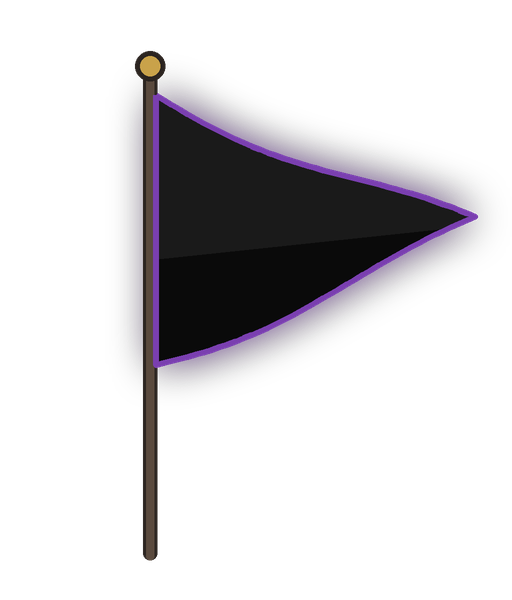
#> input picture assets/flags/flag_black.png, 512 x 600 px
$ python -i make_vconte.py   (imports and definitions only)
#> lines starting #> are read from the running program, lines starting #| are printed output that depends on the picture
#> further down, picture is the input picture: PIL image 512x600 RGBA; mean R, G, B, A 8.8, 6.1, 10.4, 47.7
"""第1話B4「ざまぁ回収」のVコンテ（仮映像）を生成する。

基準画像から切り抜いたキャラ（なければ簡単な図形）と簡単な背景を置き、カット表どおりの尺・カメラ・
セリフ字幕・旗・テロップを入れた縦型動画を作る。テンポと構図の確認用。

出力: assets/vconte/b4_vconte.mp4（540x960、24fps、無音）
使い方: python3 tools/make_vconte.py
"""
import math
import random
import subprocess
from pathlib import Path

from PIL import Image, ImageDraw, ImageFont

ROOT = Path(__file__).resolve().parent.parent
OUT = ROOT / "assets" / "vconte"
FLAGS = ROOT / "assets" / "flags"
SPRITES = ROOT / "assets" / "design" / "sprites"
FONT = "/usr/share/fonts/opentype/ipafont-gothic/ipag.ttf"

FW, FH = 540, 960  # 出力フレーム
SW, SH = 720, 1280  # シーン（カメラで切り出す元）
FPS = 24
TELOP = "追放された鑑定士の警告を\n無視した勇者の末路"

CHAR = {
    "alto": {"name": "アルト", "hair": "#2B2D33", "body": "#2E3A55"},
    "gald": {"name": "ガルド", "hair": "#E8C35A", "body": "#D4AF37", "cape": "#C8102E"},
    "pipi": {"name": "ピピ", "hair": "#D9B99B", "body": "#3F5A4A"},
    "doran": {"name": "ドラン", "hair": None, "body": "#7E848C"},
}
SKIN = "#F3D9C4"
LINE = "#1E1A17"

_fonts = {}


# [39 lines left out: functions font, draw_char, not called in this run]


_sprite_cache = {}


# [26 lines left out: functions sprite, place, not called in this run]


_flag_cache = {}


# [25 lines left out: functions flag_image, paste_flag, not called in this run]


def sepia(img):
    g = img.convert("L")
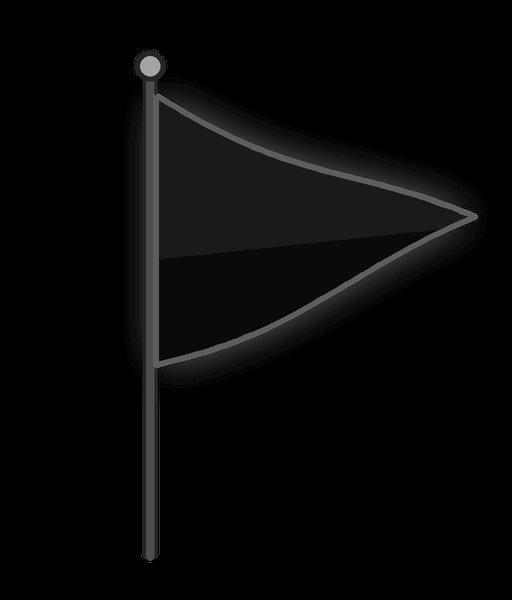
#> g: PIL image 512x600 L; min 0, max 178, mean 7.4
    return Image.merge("RGB", [g.point(lambda v: min(255, int(v * 1.07 + 20))),
                               g.point(lambda v: int(v * 0.95 + 10)),
                               g.point(lambda v: int(v * 0.78))]).convert("RGBA")
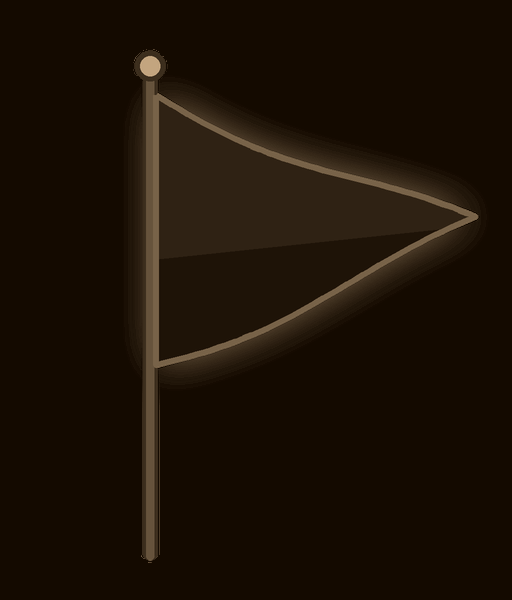
#> returned value: PIL image 512x600 RGBA; mean R, G, B, A 27.7, 16.9, 5.6, 255


# ---------- シーン ----------

def bg(color):
    return Image.new("RGBA", (SW, SH), color)


# [170 lines left out: functions scene_c01, scene_c02, scene_c03, scene_c04, scene_c05, scene_c06 and 8 more, not called in this run]


# ---------- カット表 ----------
# (番号, 秒, シーン関数, カメラ, セリフ, SE/メモ)
CUTS = [
    ("C01", 3, scene_c01, "push", "アルト「今日、扉は開けない\nほうがいいですよ」", "振り返り"),
    ("C02", 3, scene_c02, "static", "ガルド「俺は勇者だ。\n扉は、開けるためにある」", "振り返り"),
    ("C03", 5, scene_c03, "tilt", "", "SE：重低音のドーン"),
    ("C04", 5, scene_c04, "static", "ピピ「ね、ねえガルド。\nさっきアルトが言ってた\n『扉』って……」", ""),
    ("C05", 6, scene_c05, "push", "ガルド「ハッ、偶然だ。それに――\nフラグなんてものは、\n俺がへし折ってやる」", "旗：赤→黒"),
    ("C06", 3, scene_c06, "static", "ドラン「……それ、フラグ」", "前後に0.5秒の無音"),
    ("C07", 6, scene_c07, "static", "", "SE：ギィィィ（扉）"),
    ("C08", 4, scene_c08, "static", "ピピ「『ハズレ』」", ""),
    ("C09", 3, scene_c09, "shake", "", "SE：ゴゴゴゴゴ"),
    ("C10", 6, scene_c10, "shake", "ガルド「なんでだああああ！！」", "SE：崩落＋水＋ポヨン"),
    ("C11", 8, scene_c11, "static", "アルト「……だから言ったのに」", "SE：遠くでドゴォォン／BGM切替"),
    ("C12", 8, scene_c12, "static", "ガルド「あ、あいつ……\n許さねえ……」", ""),
    ("C13", 6, scene_c13, "push13", "（N）勇者のフラグは、\nまだ折れていない", "旗の文字：扉→逆恨み"),
    ("C14", 4, scene_c14, "static", "", "SE：ポキッ"),
]


# [65 lines left out: functions camera, overlay, main, not called in this run]


# [2 lines not run here, left out]

>>> from PIL import Image
>>> picture = Image.open('../assets/flags/flag_black.png')
>>> result = sepia(picture)

$ run again, on assets/flags/flag_orange_broken_bottom.png
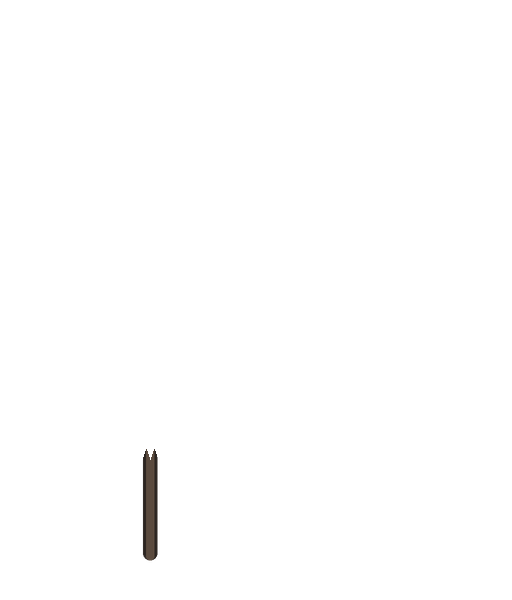
#> input picture assets/flags/flag_orange_broken_bottom.png, 512 x 600 px
#> picture is the input picture: PIL image 512x600 RGBA; mean R, G, B, A 34.4, 20.8, 9.5, 1.3
#> in sepia, `g = img.convert("L")`:
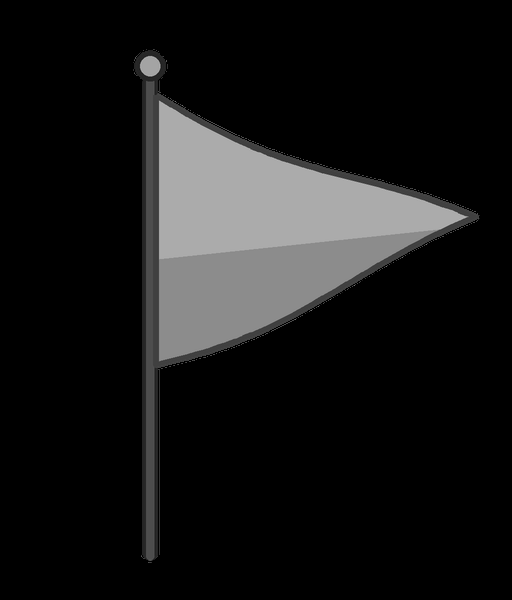
#> g: PIL image 512x600 L; min 0, max 181, mean 23.6
#> in sepia, `return Image.merge("RGB", [g.point(lambda v: min(255, int(v * 1.07 + 2..`:
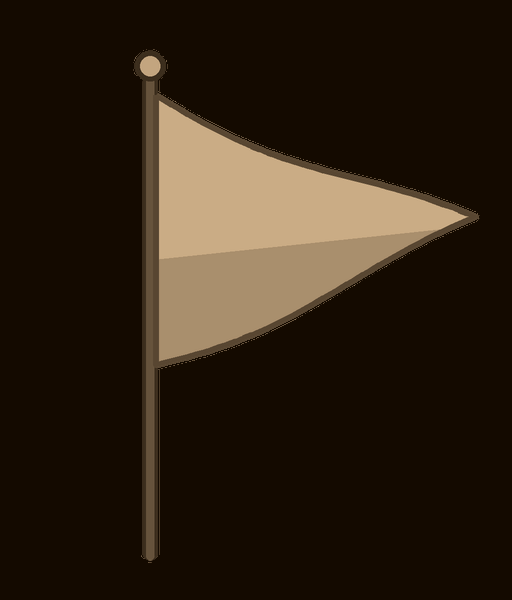
#> returned value: PIL image 512x600 RGBA; mean R, G, B, A 45.1, 32.3, 18.3, 255

$ run again, on assets/flags/flag_orange_broken_top.png
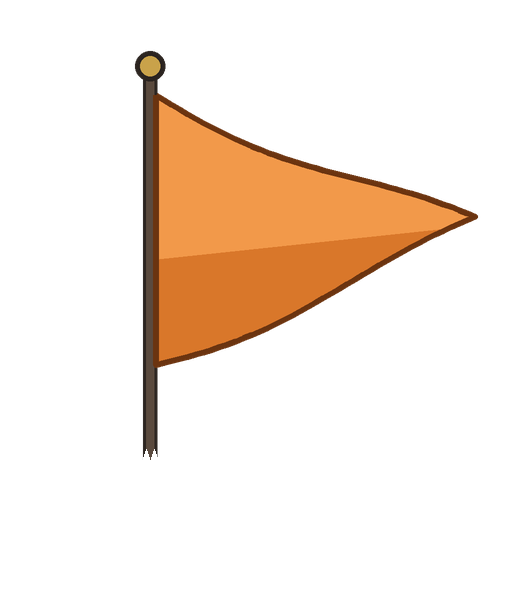
#> input picture assets/flags/flag_orange_broken_top.png, 512 x 600 px
#> picture is the input picture: PIL image 512x600 RGBA; mean R, G, B, A 34.4, 20.8, 9.5, 42.1
#> in sepia, `g = img.convert("L")`:
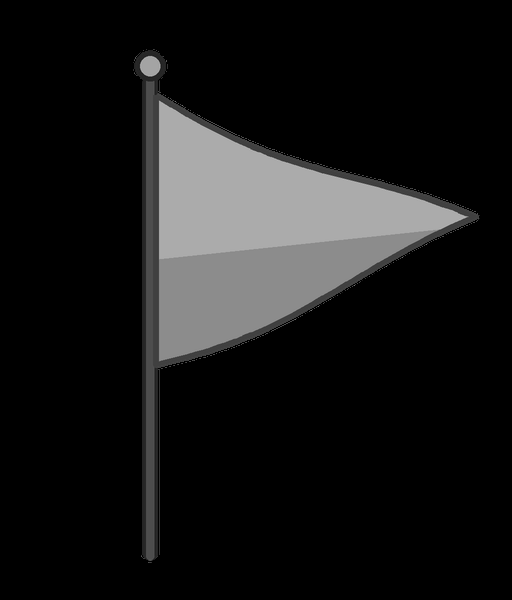
#> g: PIL image 512x600 L; min 0, max 181, mean 23.6
#> in sepia, `return Image.merge("RGB", [g.point(lambda v: min(255, int(v * 1.07 + 2..`:
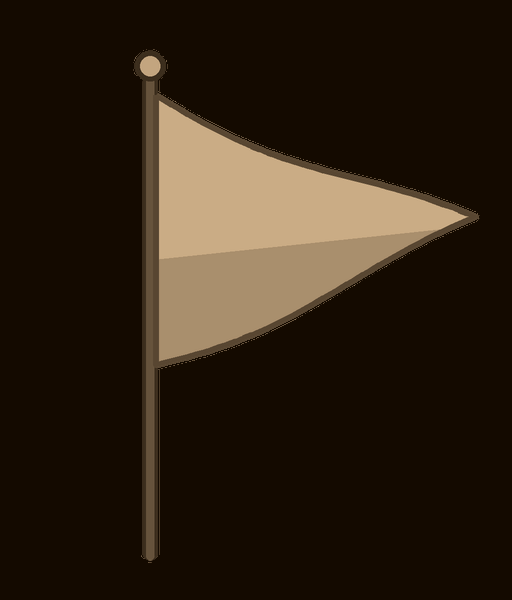
#> returned value: PIL image 512x600 RGBA; mean R, G, B, A 45.1, 32.3, 18.3, 255
